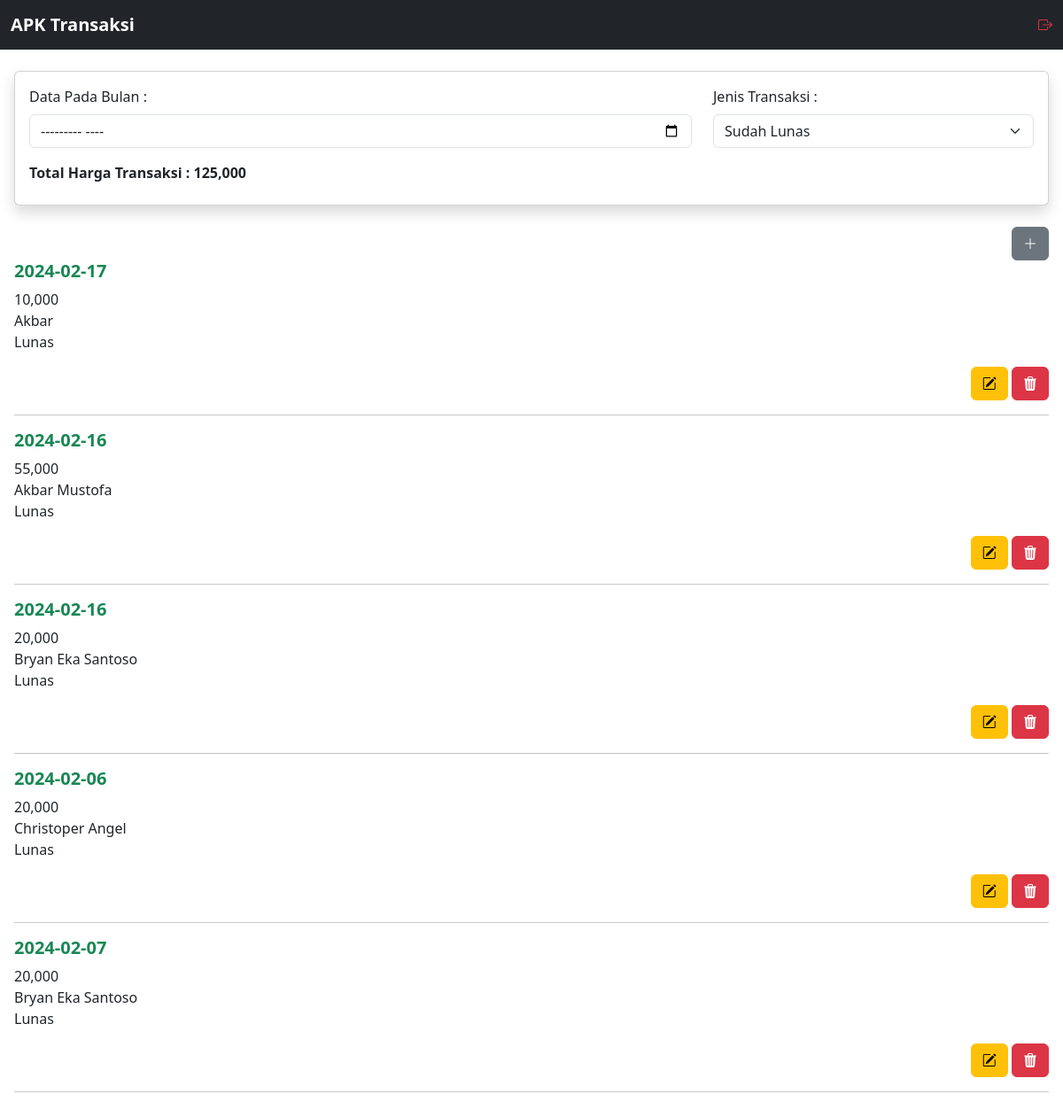
The app's page /transaksi.php?jenis_transaksi=Lunas (signed in) with its own data.
### tables this page shows
CREATE TABLE `transaksi` (
  `id_transaksi` int NOT NULL,
  `id_member` int NOT NULL,
  `id_toko` int NOT NULL,
  `tanggal_transaksi` date NOT NULL,
  `total_harga` int NOT NULL,
  `tanggal_bayar` date DEFAULT NULL,
  `keterangan` varchar(99) DEFAULT NULL,
  `status` enum('Lunas','Belum Lunas') NOT NULL
);

CREATE TABLE `member` (
  `id_member` int NOT NULL,
  `nama_member` varchar(99) NOT NULL,
  `alamat_member` varchar(99) DEFAULT NULL,
  `telepon_member` varchar(25) DEFAULT NULL,
  `email_member` varchar(99) DEFAULT NULL
);

### transaksi.php (the view, shortened to what this page needs)
<?php
require 'backend/function.php';
$filterJenisTransaksi = isset($_GET['jenis_transaksi']) ? $_GET['jenis_transaksi'] : '';
$filterBulan = isset($_GET['bulan']) ? $_GET['bulan'] : '';
$filterClause = '';
if ($filterJenisTransaksi) {
    $filterClause .= " AND tr.status = '$filterJenisTransaksi'";
}
$get = mysqli_query($conn, "SELECT tr.*, mb.id_member as id_member, mb.nama_member
    FROM transaksi tr
    JOIN member mb
    ON tr.id_member=mb.id_member
    WHERE 1 $filterClause
    ORDER BY tr.id_transaksi DESC");
$total_harga_perbulan_query = mysqli_query($conn, "SELECT SUM(total_harga) AS total_harga_perbulan
    FROM transaksi tr
    JOIN member mb ON tr.id_member=mb.id_member
    WHERE 1 $filterClause");
$total_harga_perbulan_row = mysqli_fetch_assoc($total_harga_perbulan_query);
$total_harga_perbulan = $total_harga_perbulan_row['total_harga_perbulan'];
?>
<!DOCTYPE html>
<html lang="en">
  <head>
    <link href="https://cdn.jsdelivr.net/npm/bootstrap@5.3.2/dist/css/bootstrap.min.css" rel="stylesheet" />
    <link rel="stylesheet" href="https://cdn.jsdelivr.net/npm/bootstrap-icons@1.11.1/font/bootstrap-icons.css" />
    <link rel="stylesheet" href="assets/style.css">
  </head>
  <body>
 <?php include 'nav.php'; ?>
<div class="container-fluid content">
  <div class="card shadow p-3">
    <form method="get">
      <div class="row">
      <div class="col-md-8">
          <label for="bulan">Data Pada Bulan :</label>
          <input type="month" class="form-control my-2" name="bulan" value="<?php echo $filterBulan; ?>" onchange="this.form.submit()">
        </div>
        <div class="col-md-4">
          <label for="jenis_transaksi">Jenis Transaksi :</label>
          <select name="jenis_transaksi" id="jenis_transaksi" class="form-select my-2" onchange="this.form.submit()">
            <option value="Lunas" <?php echo ($filterJenisTransaksi == 'Lunas') ? 'selected' : ''; ?>>Sudah Lunas</option>
          </select>
        </div>
      </div>
    </form>
    <p class="fw-bold my-2">
<?php
echo "Total Harga Transaksi : ".number_format($total_harga_perbulan);
?>
    </p>
  </div>
        <div class="row mt-4">
          <div class="col-12">
          <button type="button" class="btn btn-secondary float-end" data-bs-toggle="modal" data-bs-target="#TransaksiAddModal">
            <i class="bi bi-plus-lg"></i>
                  </button>
          </div>
        <div class="col-12">
         <?php
                if ($filterJenisTransaksi || $filterBulan) {
                    while ($tr = mysqli_fetch_assoc($get)) {
                        $tanggal_transaksi = $tr['tanggal_transaksi'];
                        $total_harga = $tr['total_harga'];
                        $nama_member = $tr['nama_member'];
                        $status = $tr['status'];
                        ?>
          <h5 class="fw-bold <?= $status == 'Lunas' ? 'text-success' : 'text-danger'; ?>">
    <?= $tanggal_transaksi; ?>
</h5>
          <p>
          <?=number_format($total_harga);?><br />
          <?=$nama_member;?><br />
          <?=$status;?><br />
          <div class="mt-1 text-end">
          <button type="button" value="<?= $tr['id_transaksi'];?>" class="EditTransaksiBtn btn btn-warning"><i class="bi bi-pencil-square"></i></button>
          <button type="button" value="<?= $tr['id_transaksi'];?>" class="DeleteTransaksiBtn btn btn-danger"><i class="bi bi-trash3-fill"></i></button>
          </div>
          </p>
          <hr />
          <?php } } ?>
        </div>
      </div>
    </div>
  </body>
</html>

### assets/style.css (style rules this page uses)
.content { margin-top: 4rem; padding: 1rem; }

### records on screen
transaksi: tanggal_transaksi "2024-02-17", total_harga "10,000", id_member.nama_member "Akbar", status "Lunas", $tr['id_transaksi'] 6 (drawn)
transaksi: tanggal_transaksi "2024-02-16", total_harga "55,000", id_member.nama_member "Akbar Mustofa", status "Lunas", $tr['id_transaksi'] 5 (drawn)
transaksi: tanggal_transaksi "2024-02-16", total_harga "20,000", id_member.nama_member "Bryan Eka Santoso", status "Lunas", $tr['id_transaksi'] 4 (drawn)
transaksi: tanggal_transaksi "2024-02-06", total_harga "20,000", id_member.nama_member "Christoper Angel", status "Lunas", $tr['id_transaksi'] 3 (drawn)
transaksi: tanggal_transaksi "2024-02-07", total_harga "20,000", id_member.nama_member "Bryan Eka Santoso", status "Lunas", $tr['id_transaksi'] 2 (drawn)

### other values on screen
$total_harga_perbulan "125,000"
